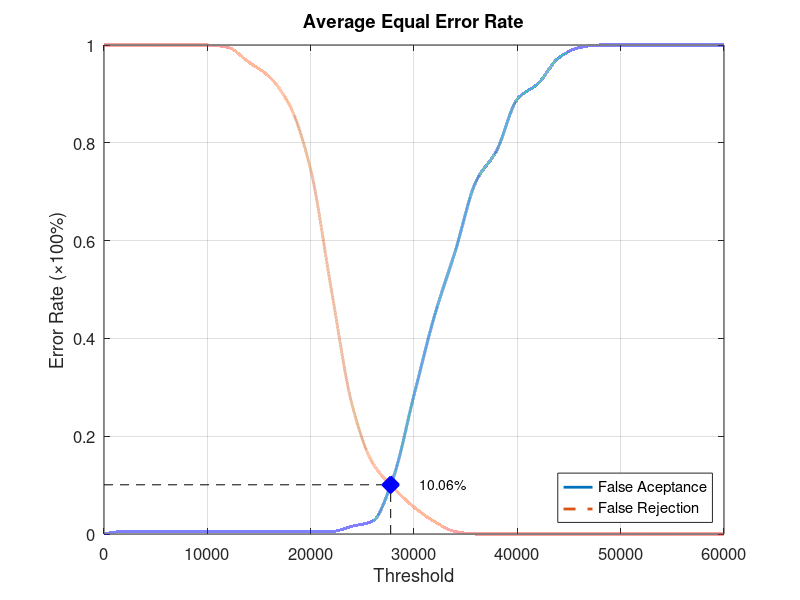
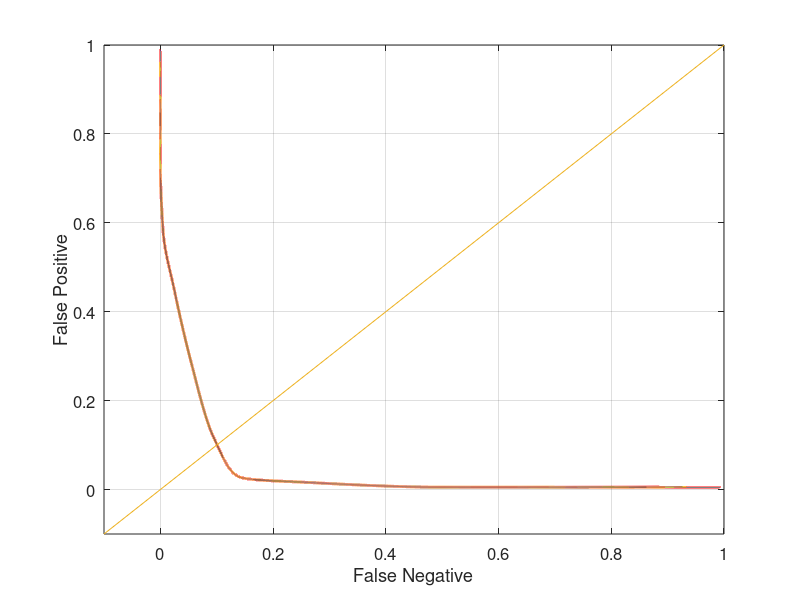

Source code (MATLAB) for these figures, in order:
function yEER = Database2_3
close all;
clear;
clc;
x = 0:2000:60000;
xq = 0:0.5:60000;

y0 = [0 0.00526316 0.00526316 0.00526316 0.00526316 0.00526316 0.00526316 0.00526316 0.00526316 0.00526316 0.00526316 0.00526316 0.0157895 0.0263158 0.115789 0.284211 0.447368 0.578947 0.721053 0.784211 0.889474 0.921053 0.973684 0.994737 1 1 1 1 1 1 1];
yy0 = interp1(x, y0, xq, 'pchip');
y1 = [1 1 1 1 1 1 0.995 0.965 0.935 0.875 0.745 0.5 0.265 0.145 0.095 0.055 0.025 0.005 0 0 0 0 0 0 0 0 0 0 0 0 0];
yy1 = interp1(x, y1, xq, 'pchip');

% Calculating EER: 
y2 = abs(y0 - y1);
find(y2 == min(y2))
yy2 = abs(yy0 - yy1);
xEER = find(yy2 == min(yy2));
xEERIndex = xq(xEER) % X-axis EER
yEER = yy0(xEER) % Y-axis EER

main = figure
plot(xq, yy0,'-','LineWidth', 2);	hold on
plot(xq, yy1,'--','LineWidth', 2);	hold on
plot([xEERIndex xEERIndex], [0 yEER], 'k--');	hold on
plot([0 xEERIndex], [yEER yEER], 'k--');	hold on
plot(xEERIndex, yEER, 'bx', 'LineWidth', 10);	hold on
text(xEERIndex + 10 * xEERIndex / 100, yEER, [num2str(round((10000 * yEER)) / 100) '%'])
legend('False Aceptance', 'False Rejection', 'Location', 'SouthEast')
xlabel('Threshold')
ylabel('Error Rate (\times100%)')
title('Average Equal Error Rate')
set(gca, 'FontSize', 12)
axis([0 60000 0 1])
grid on

print(main, 'Database2_3Main', '-dpng');
FNRxFPR = figure('Color', [1 1 1]);
plot(yy1, yy0, '-', yy1, yy0, 'LineWidth', 2);
hold on
y = -0.1:0.1:1
plot(y, y); 
set(gca, 'FontSize', 12)
xlabel('False Negative')
ylabel('False Positive')
axis([-0.1 1 -0.1 1])
set(gca, 'FontSize', 12)
grid on

print(FNRxFPR, 'Database2_3FNRxFPR','-dpng');
end
